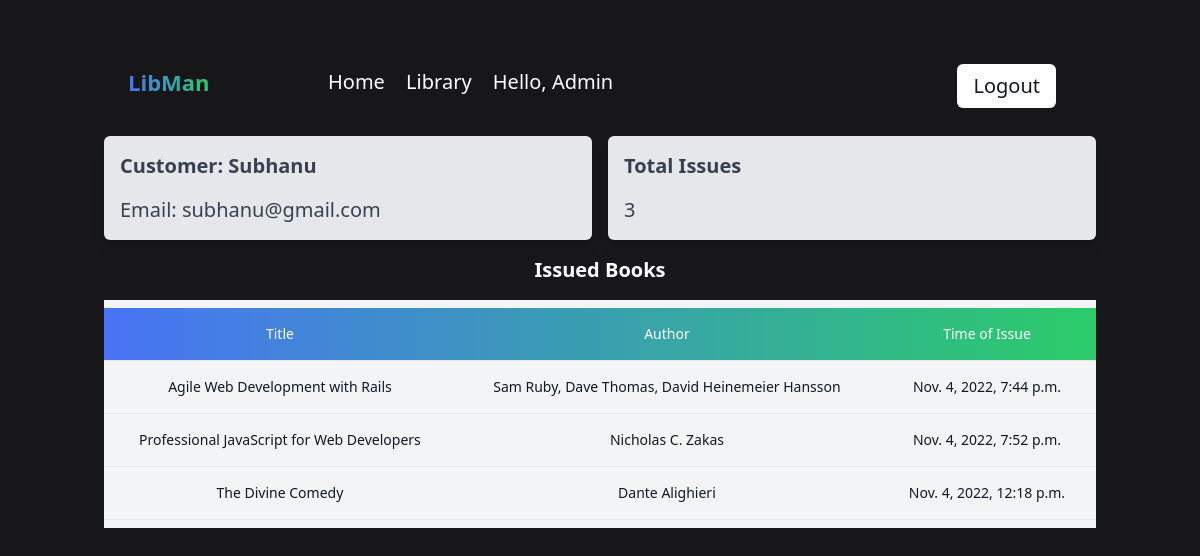
The app's page /customer/1 (signed in), older data.
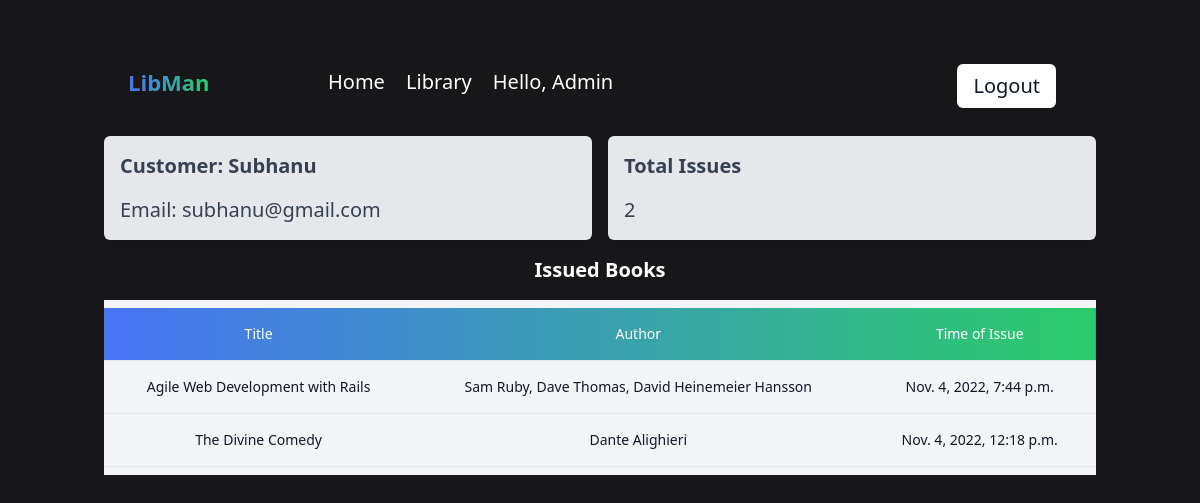
The same page, newer data.
### main/models.py (models this page shows, shortened)
class Customer(models.Model):
    user=models.OneToOneField(User, null=True,on_delete=models.CASCADE)
    name=models.CharField(max_length=200, null=True)
    email=models.CharField(max_length=200, null=True)
    date_created=models.DateTimeField(auto_now_add=True, null=True)
    def __str__(self):
        return self.name

class Issue(models.Model):
    customer = models.ForeignKey(Customer,null=True,on_delete=models.SET_NULL)
    book = models.ForeignKey(Book,null=True,on_delete=models.SET_NULL)
    issue_date=models.DateTimeField(auto_now_add=True, null=True)

class Book(models.Model):
    title=models.CharField(max_length=200, null=True)
    author=models.CharField(max_length=200, null=True)
    yearOfPublication=models.CharField(max_length=5, null=True)
    copies=models.IntegerField(null=True)
    description=models.CharField(max_length=10000, null=True)
    date_created=models.DateTimeField(auto_now_add=True, null=True)
    tags=models.ManyToManyField(Tag)

### main/decorators.py (the view)
    def wrapper_func(request,*args,**kwargs):
        group=None
        if request.user.groups.exists():
            group = request.user.groups.all()[0].name
        if group == 'admin':
            return view_func(request,*args,**kwargs)
        else:
            return redirect('userPage')

### main/views.py (called while the page is built)
@admin_only
def customer(request,pk):
    customer = Customer.objects.get(id=pk)
    issues = customer.issue_set.all()
    context={'issues':issues, 'cust':customer}
    return render(request,'main/customer.html',context)

### main/templates/main/customer.html (shortened to what this page needs)
{% extends 'main/base.html' %}
{% block content %}
<div class="">
  <div class="h-1/2 flex flex-col md:flex-row items-start gap-4 w-full">
    <div
      class="flex flex-col w-full md:w-1/2 h-full bg-gray-200 text-gray-700 items-start gap-4 p-4 shadow-lg rounded-md"
    >
      <div class="font-semibold">Customer: {{cust}}</div>
      <div class="flex-wrap">Email: {{cust.email}}</div>
    </div>
    <div
      class="flex flex-col h-full w-full md:w-1/2 bg-gray-200 text-gray-700 items-start gap-4 p-4 shadow-lg rounded-md"
    >
      <div class="font-semibold">Total Issues</div>
      <div>{{issues.count}}</div>
    </div>
  </div>
  <div class="font-bold text-xl my-4 text-center">Issued Books</div>
    <div class="flex flex-col bg-gray-100">
        <div class="overflow-x-auto sm:-mx-6 lg:-mx-8">
          <div class="py-2 inline-block min-w-full sm:px-6 lg:px-8">
            <div class="overflow-x-auto">
              <table class="min-w-full text-center">
                <thead class="border-b bg-gradient-to-r from-[#4873f5] to-[#2bcc69] ">
                  <tr>
                    <th scope="col" class="text-sm font-medium px-6 py-4 text-center">
                      Title
                    </th>
                    <th scope="col" class="text-sm font-medium px-6 py-4 text-center">
                      Author
                    </th>
                    <th scope="col" class="text-sm font-medium px-6 py-4 text-center">
                      Time of Issue
                    </th>
                  </tr>
                </thead>
                <tbody>
                    {% for issue in issues %}
                  <tr class="border-b">
                    <td class="text-sm text-gray-900 px-6 py-4 whitespace-nowrap">
                      {{issue.book.title}}
                    </td>
                    <td class="text-sm text-gray-900 px-6 py-4 whitespace-nowrap">
                      {{issue.book.author}}
                    </td>
                    <td class="text-sm text-gray-900 px-6 py-4 whitespace-nowrap">
                      {{issue.book.date_created}}
                    </td>
                  </tr>
                  {% endfor %}
                </tbody>
              </table>
            </div>
          </div>
        </div>
      </div>
</div>
{% endblock %}

Row changes from the older to the newer data that the page shows:
removed Issue: book "Professional JavaScript for Web Developers", book.author "Nicholas C. Zakas", book.date_created "Nov. 4, 2022, 7:52 p.m."
computed for Customer "Subhanu": count "3" → "2"
